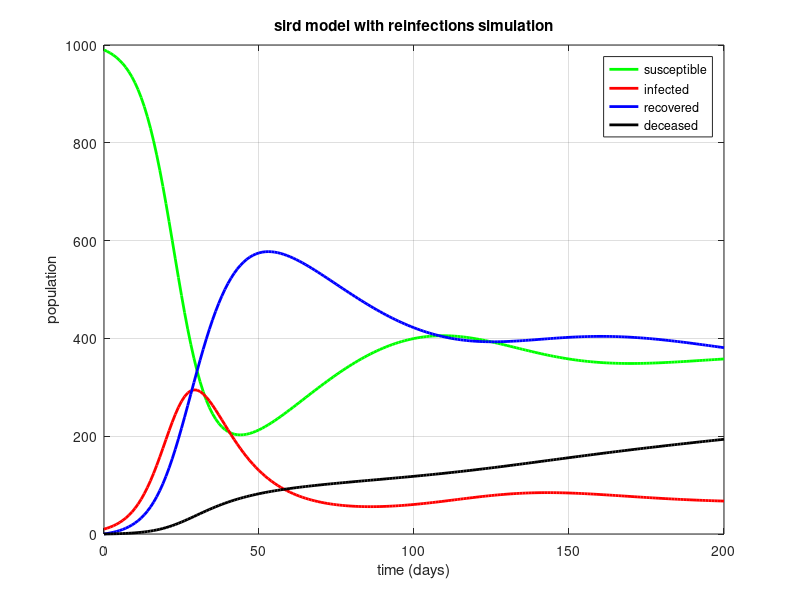

MATLAB code to generate this figure:
clear;
close all;

% parameters
beta = 0.3;  % transmission rate
gamma = 0.1;  % recovery rate
mu = 0.01;  % mortality rate
sigma = 0.02;  % rate of recovered individuals becoming susceptible again
n = 1000;  % total population
i0 = 10;  % initial infected individuals
s0 = n - i0;  % initial susceptible individuals
r0 = 0;  % initial recovered individuals
d0 = 0;  % initial deceased individuals

% time settings
tmax = 200;  % max time
dt = 1;  % time step
t = 0:dt:tmax;

% initialize vectors
s = zeros(1, length(t));
i = zeros(1, length(t));
r = zeros(1, length(t));
d = zeros(1, length(t));

s(1) = s0;
i(1) = i0;
r(1) = r0;
d(1) = d0;

% implement the modified sird model with reinfections
for j = 2:length(t)
    ds = (-beta * s(j-1) * i(j-1) / n + sigma * r(j-1)) * dt;
    di = (beta * s(j-1) * i(j-1) / n - gamma * i(j-1) - mu * i(j-1)) * dt;
    dr = (gamma * i(j-1) - sigma * r(j-1)) * dt;
    dd = mu * i(j-1) * dt;

    s(j) = s(j-1) + ds;
    i(j) = i(j-1) + di;
    r(j) = r(j-1) + dr;
    d(j) = d(j-1) + dd;
end

% plot the results
figure;
plot(t, s, '-g', 'LineWidth', 2);
hold on;
plot(t, i, '-r', 'LineWidth', 2);
plot(t, r, '-b', 'LineWidth', 2);
plot(t, d, '-k', 'LineWidth', 2);
xlabel('time (days)');
ylabel('population');
legend('susceptible', 'infected', 'recovered', 'deceased');
title('sird model with reinfections simulation');
grid on;
